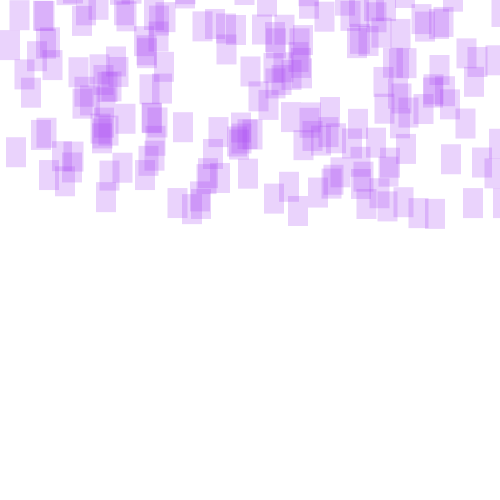
Frame 1 (no input)
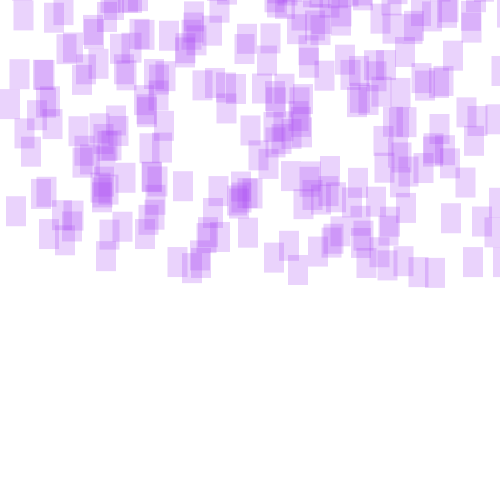
Frame 60 (the mouse pressed at the canvas centre just before this capture)
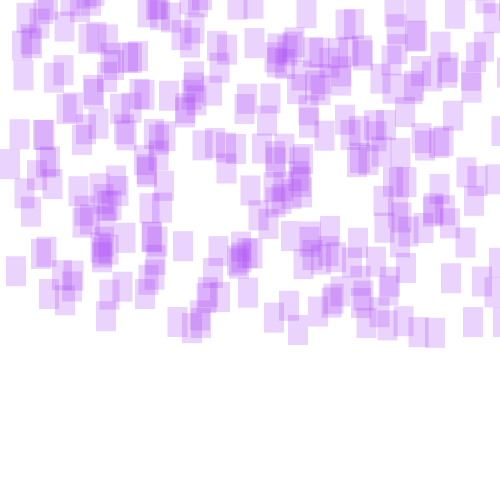
Frame 120 (the mouse held since frame 60 and released just before this capture)

The Processing sketch that drew these frames (run headless with seeded random() and noise(); from frame 60 on, the mouse is pressed at the canvas centre):

// Processing sketch: rettangoli_che_piovono_noLoop
// ── rettangoli_che_piovono_noLoop.pde
float[] y = new float[1000];

void setup(){ //eseguiamo solo una volta ricorda
   size(500,500); //dimenzione cambas
   noStroke(); //Senza bordo i rettangoli
   fill(random(255), random(255), random(255), random(255)); //i colori sono randomici quando riapro il programma, ultimo random trasparenza ricorda
   for(int i=0; i<y.length; i++){ //inizializzo questo array mettendo i valori random in y
     y[i] = random(-1000, 200); //y molto negativo per far si che iniziano da fuori schermo fino ad arrivare nella cambas
   }
   frameRate(120);
}

void draw(){
  background(255);
  for(int i=0; i<y.length; i++){
     y[i]++;
     float x = i * 0.5;
     rect(x,y[i], 20,30);
  }
}
